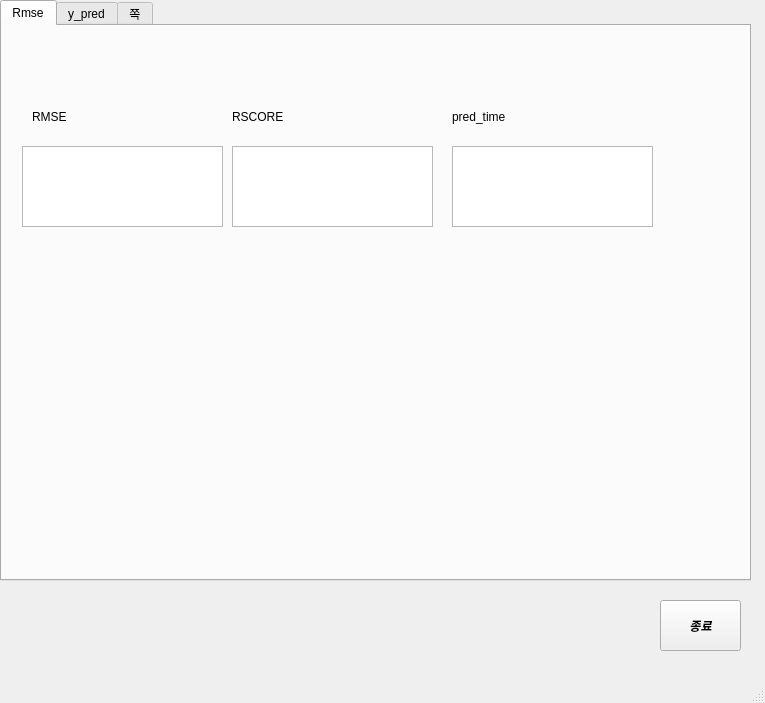
<?xml version="1.0" encoding="UTF-8"?>
<ui version="4.0">
 <class>MainWindow</class>
 <widget class="QMainWindow" name="MainWindow">
  <property name="geometry">
   <rect>
    <x>0</x>
    <y>0</y>
    <width>765</width>
    <height>703</height>
   </rect>
  </property>
  <property name="windowTitle">
   <string>MainWindow</string>
  </property>
  <widget class="QWidget" name="centralwidget">
   <widget class="QTabWidget" name="Tab">
    <property name="geometry">
     <rect>
      <x>0</x>
      <y>0</y>
      <width>751</width>
      <height>581</height>
     </rect>
    </property>
    <property name="currentIndex">
     <number>0</number>
    </property>
    <widget class="QWidget" name="tab_1">
     <attribute name="title">
      <string>Rmse</string>
     </attribute>
     <widget class="QTextEdit" name="rmse_view">
      <property name="geometry">
       <rect>
        <x>20</x>
        <y>120</y>
        <width>201</width>
        <height>81</height>
       </rect>
      </property>
     </widget>
     <widget class="QLabel" name="label">
      <property name="geometry">
       <rect>
        <x>30</x>
        <y>80</y>
        <width>71</width>
        <height>21</height>
       </rect>
      </property>
      <property name="text">
       <string>RMSE</string>
      </property>
     </widget>
     <widget class="QTextEdit" name="r2_view">
      <property name="geometry">
       <rect>
        <x>230</x>
        <y>120</y>
        <width>201</width>
        <height>81</height>
       </rect>
      </property>
     </widget>
     <widget class="QLabel" name="label_2">
      <property name="geometry">
       <rect>
        <x>230</x>
        <y>80</y>
        <width>71</width>
        <height>21</height>
       </rect>
      </property>
      <property name="text">
       <string>RSCORE</string>
      </property>
     </widget>
     <widget class="QLabel" name="label_3">
      <property name="geometry">
       <rect>
        <x>450</x>
        <y>80</y>
        <width>111</width>
        <height>21</height>
       </rect>
      </property>
      <property name="text">
       <string>pred_time</string>
      </property>
     </widget>
     <widget class="QTextEdit" name="pred_time">
      <property name="geometry">
       <rect>
        <x>450</x>
        <y>120</y>
        <width>201</width>
        <height>81</height>
       </rect>
      </property>
     </widget>
    </widget>
    <widget class="QWidget" name="tab">
     <attribute name="title">
      <string>y_pred</string>
     </attribute>
     <widget class="QTableWidget" name="ypred_table">
      <property name="geometry">
       <rect>
        <x>0</x>
        <y>0</y>
        <width>741</width>
        <height>541</height>
       </rect>
      </property>
     </widget>
    </widget>
    <widget class="QWidget" name="tab_3">
     <attribute name="title">
      <string>쪽</string>
     </attribute>
     <widget class="QLineEdit" name="csv_name">
      <property name="geometry">
       <rect>
        <x>160</x>
        <y>320</y>
        <width>331</width>
        <height>71</height>
       </rect>
      </property>
     </widget>
     <widget class="QPushButton" name="csv_path_btn">
      <property name="geometry">
       <rect>
        <x>160</x>
        <y>50</y>
        <width>331</width>
        <height>41</height>
       </rect>
      </property>
      <property name="text">
       <string>csv 저장 경로</string>
      </property>
     </widget>
     <widget class="QPushButton" name="csv_name_btn">
      <property name="geometry">
       <rect>
        <x>160</x>
        <y>420</y>
        <width>331</width>
        <height>41</height>
       </rect>
      </property>
      <property name="text">
       <string>GET TEXT</string>
      </property>
     </widget>
     <widget class="QListWidget" name="csv_path_label">
      <property name="geometry">
       <rect>
        <x>160</x>
        <y>100</y>
        <width>331</width>
        <height>131</height>
       </rect>
      </property>
      <property name="selectionMode">
       <enum>QAbstractItemView::MultiSelection</enum>
      </property>
     </widget>
     <widget class="QPushButton" name="csv_store">
      <property name="geometry">
       <rect>
        <x>510</x>
        <y>340</y>
        <width>91</width>
        <height>31</height>
       </rect>
      </property>
      <property name="text">
       <string>csv저장</string>
      </property>
     </widget>
    </widget>
   </widget>
   <widget class="QPushButton" name="exit_btn">
    <property name="geometry">
     <rect>
      <x>660</x>
      <y>600</y>
      <width>81</width>
      <height>51</height>
     </rect>
    </property>
    <property name="font">
     <font>
      <family>Arial</family>
      <weight>75</weight>
      <italic>true</italic>
      <bold>true</bold>
     </font>
    </property>
    <property name="text">
     <string>종료</string>
    </property>
   </widget>
  </widget>
  <widget class="QStatusBar" name="statusbar"/>
 </widget>
 <resources/>
 <connections/>
</ui>
